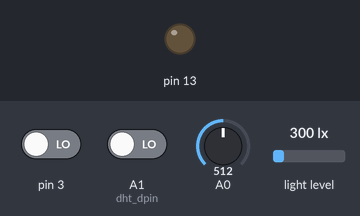
A sketch run on a simulated Arduino Uno, built with avr-gcc and run on an emulated ATmega328P. Parts: output pins drawn as LEDs (lit = HIGH). Wiring (inferred from the names in the program): BH1750 light sensor at I2C address 0x23. The test bench sets the inputs (shaded band); at power-on: pin 3 LOW, A0 = 512, A1 (dht_dpin) LOW, light level 300 lx. What the sketch prints to the serial monitor is not drawn.

Above: at 2.3 s.
2.4 s: pin 3 driven HIGH
At 4.0 s:
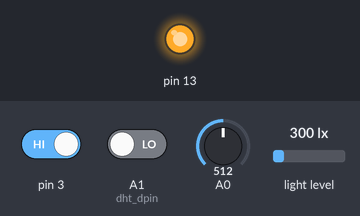
4.6 s: pin 3 driven LOW
At 6.6 s:
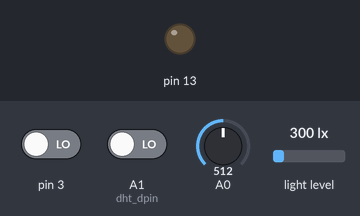
Timing chart, 0 to 8.1 s (numbered marks = the images above; inputs shaded):
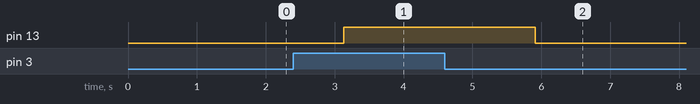

The sketch:

ASSIGNMENT3.ino
```cpp
/* Digit Light Sensor Module project
   tutorial url: http://osoyoo.com/?p=693
*/
#include <Wire.h>
#include <math.h>

int BH1750address = 0x23;

byte buff[2];


//TEMP HUMIDITY//
#define dht_dpin A1
byte bGlobalErr;
byte dht_dat[5];


void setup()

{
  InitDHT();
  Wire.begin();
  pinMode(3, INPUT);
  pinMode(13, OUTPUT);
  Serial.begin(9600);

}


void loop()

{
  //LIGHT
  int i;
  uint16_t val_ls = 0;

  BH1750_Init(BH1750address);

  delay(200);

  if (2 == BH1750_Read(BH1750address))

  {

    val_ls = ((buff[0] << 8) | buff[1]) / 1.2;
    Serial.print("Light Sensor Value: ");
    Serial.println(val_ls, DEC); //val_lsÊ®½øÖÆÊä³ö


  }

  delay(150);

  //MOISTURE

  int val, val_old;
  val = digitalRead(3);
  digitalWrite(13, val);
  val_old = 1023 - analogRead(0);
  Serial.print("Moisture Sensor Value:");
  Serial.println(map(val_old, 0, 1023, 0, 100));

  //TEMP HUMIDITY
  ReadDHT();
  switch (bGlobalErr) {
    case 0:
      Serial.print("Current humdity = ");
      Serial.print(dht_dat[0], DEC);
      Serial.print(".");
      Serial.print(dht_dat[1], DEC);
      Serial.println("%  ");
      Serial.print("temperature = ");
      Serial.print(dht_dat[2], DEC);
      Serial.print(".");
      Serial.print(dht_dat[3], DEC);
      Serial.println("C  ");
      break;
    case 1:
      Serial.println("Error 1: DHT start condition 1 not met.");
      break;
    case 2:
      Serial.println("Error 2: DHT start condition 2 not met.");
      break;
    case 3:
      Serial.println("Error 3: DHT checksum error.");
      break;
    default:
      Serial.println("Error: Unrecognized code encountered.");
      break;
  }
  Serial.println(" ");
  Serial.println("____________________________");
  Serial.println(" ");

  delay(1000);
}


int BH1750_Read(int address)

{

  int i = 0;

  Wire.beginTransmission(address);

  Wire.requestFrom(address, 2);
  while (Wire.available())

  {

    buff[i] = Wire.read();

    i++;

  }

  Wire.endTransmission();

  return i;


}


void BH1750_Init(int address)

{

  Wire.beginTransmission(address);

  Wire.write(0x10);

  Wire.endTransmission();

}
void InitDHT() {
  pinMode(dht_dpin, OUTPUT);
  digitalWrite(dht_dpin, HIGH);
}


void ReadDHT() {
  bGlobalErr = 0;
  byte dht_in;
  byte i;
  digitalWrite(dht_dpin, LOW);
  delay(20);

  digitalWrite(dht_dpin, HIGH);
  delayMicroseconds(40);
  pinMode(dht_dpin, INPUT);
  //delayMicroseconds(40);
  dht_in = digitalRead(dht_dpin);

  if (dht_in) {
    bGlobalErr = 1;
    return;
  }
  delayMicroseconds(80);
  dht_in = digitalRead(dht_dpin);

  if (!dht_in) {
    bGlobalErr = 2;
    return;
  }
  delayMicroseconds(80);
  for (i = 0; i < 5; i++)
    dht_dat[i] = read_dht_dat();
  pinMode(dht_dpin, OUTPUT);
  digitalWrite(dht_dpin, HIGH);
  byte dht_check_sum =
    dht_dat[0] + dht_dat[1] + dht_dat[2] + dht_dat[3];
  if (dht_dat[4] != dht_check_sum)
  {
    bGlobalErr = 3;
  }
};

byte read_dht_dat() {
  byte i = 0;
  byte result = 0;
  for (i = 0; i < 8; i++) {
    while (digitalRead(dht_dpin) == LOW);
    delayMicroseconds(30);
    if (digitalRead(dht_dpin) == HIGH)
      result |= (1 << (7 - i));
    while (digitalRead(dht_dpin) == HIGH);
  }
  return result;
}
```

Measured:
- after the input at 2.4 s, pin 13: LOW → HIGH after 0.73 s
- after the input at 4.6 s, pin 13: HIGH → LOW after 1.3 s
